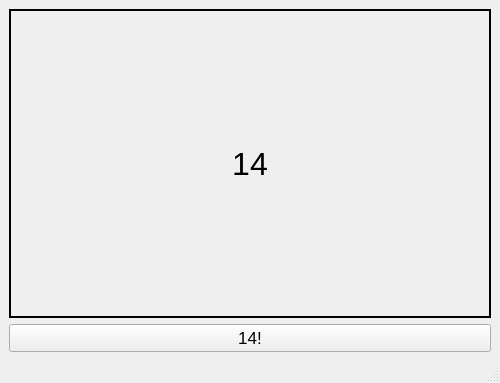
<?xml version="1.0" encoding="UTF-8"?>
<ui version="4.0">
 <class>MainWindow</class>
 <widget class="QMainWindow" name="MainWindow">
  <property name="geometry">
   <rect>
    <x>0</x>
    <y>0</y>
    <width>500</width>
    <height>383</height>
   </rect>
  </property>
  <property name="windowTitle">
   <string>lab_03</string>
  </property>
  <widget class="QWidget" name="centralwidget">
   <layout class="QVBoxLayout" name="verticalLayout">
    <item>
     <widget class="ClickableLabel" name="label">
      <property name="font">
       <font>
        <pointsize>24</pointsize>
        <weight>50</weight>
        <bold>false</bold>
        <underline>false</underline>
        <kerning>true</kerning>
       </font>
      </property>
      <property name="frameShape">
       <enum>QFrame::Box</enum>
      </property>
      <property name="lineWidth">
       <number>2</number>
      </property>
      <property name="text">
       <string>14</string>
      </property>
      <property name="alignment">
       <set>Qt::AlignCenter</set>
      </property>
     </widget>
    </item>
    <item>
     <widget class="QPushButton" name="factBtn">
      <property name="font">
       <font>
        <pointsize>13</pointsize>
       </font>
      </property>
      <property name="text">
       <string>14!</string>
      </property>
     </widget>
    </item>
   </layout>
  </widget>
  <widget class="QMenuBar" name="menubar">
   <property name="geometry">
    <rect>
     <x>0</x>
     <y>0</y>
     <width>500</width>
     <height>22</height>
    </rect>
   </property>
  </widget>
  <widget class="QStatusBar" name="statusbar"/>
 </widget>
 <customwidgets>
  <customwidget>
   <class>ClickableLabel</class>
   <extends>QLabel</extends>
   <header location="global">clickablelabel.h</header>
   <slots>
    <signal>clicked()</signal>
   </slots>
  </customwidget>
 </customwidgets>
 <resources/>
 <connections/>
</ui>
